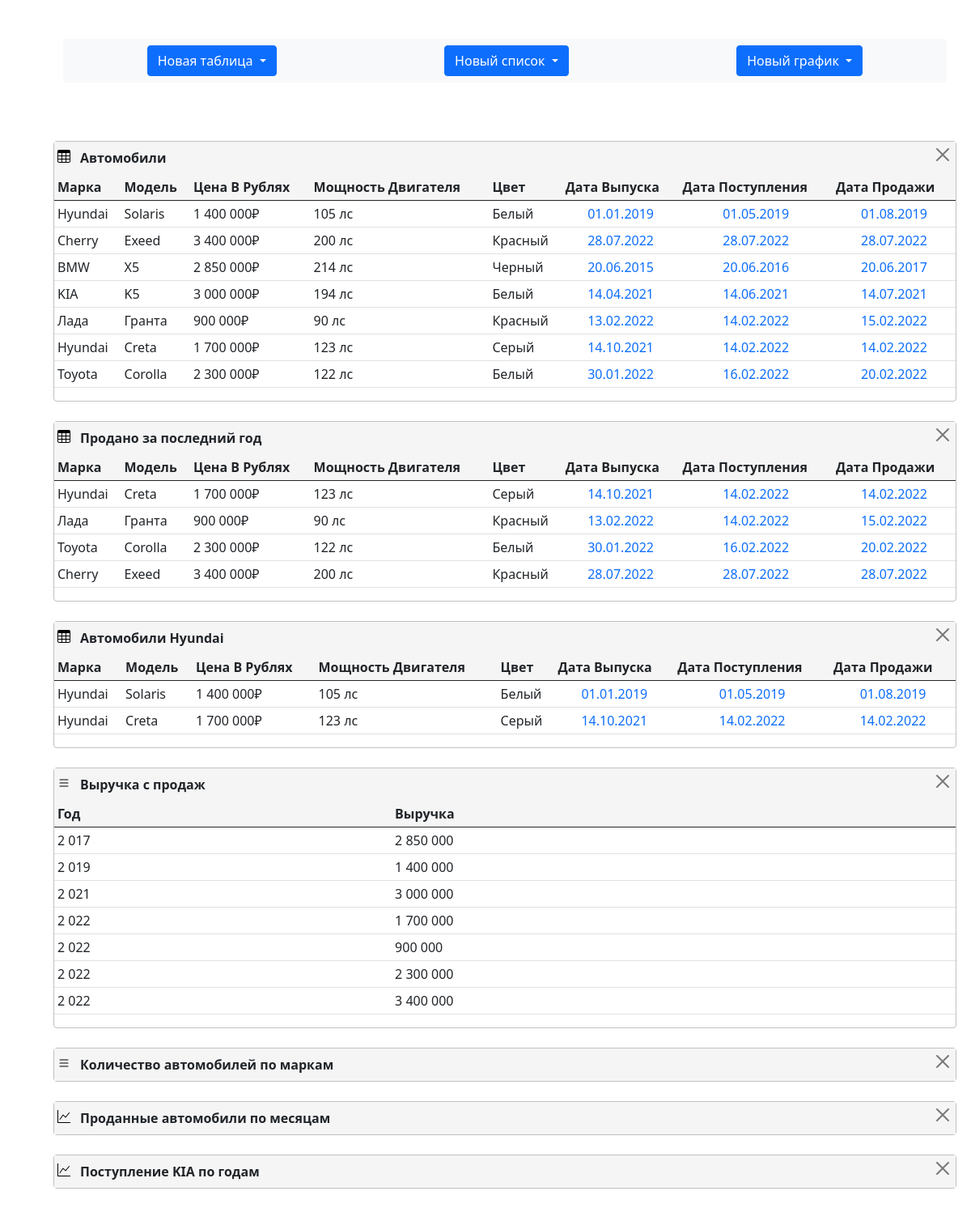
The page / on the database its author committed.
### djangoinvoicelike/models.py (models this page shows, shortened)
class Vehicle(models.Model):
    brand = models.CharField(verbose_name='Марка', max_length=200)
    model = models.CharField(verbose_name='Модель', max_length=200)
    price = models.IntegerField(verbose_name='Цена в рублях', null=True)
    power = models.IntegerField(verbose_name='Мощность двигателя')
    colour = models.CharField(verbose_name='Цвет', max_length=200)
    release_date = models.DateField(verbose_name='Дата выпуска')
    delivery_date = models.DateField(verbose_name='Дата поступления')
    sale_date = models.DateField(verbose_name='Дата продажи', default=None)

### djangoinvoicelike/views.py (the view)
# urls.py: path('', views.main_page),
def main_page(request):
    user_dashboards = Dashboard_set.objects.all()
    dash_types = []
    for dashboard in user_dashboards:
        dash_types.append(dashboard.name)
    data = {}
    data['carset'] = Vehicle.objects.all()
    data['last_year'] = Vehicle.objects.filter(sale_date__gte=datetime.date(2022, 1, 1)).order_by('sale_date')
    names = [f.verbose_name.title() for f in Vehicle._meta.get_fields()][1:]
    data['income'] = Vehicle.objects.values('sale_date', 'price').order_by('sale_date')
    return render(request, 'djangoinvoicelike/index.html',
                  {'data': data,
                   'names': names,
                   'dash_types': dash_types}
                  )

### djangoinvoicelike/templates/djangoinvoicelike/index.html (shortened to what this page needs)
<!DOCTYPE html>
{% load static %}
<html lang="en">
<head>
    <link href="{% static 'css/bootstrap.css' %}" rel="stylesheet">
    <link href="{% static 'css/styles.css' %}" rel="stylesheet">
</head>
<body>
    <header>
        <div class="container p-4">
            <div class="d-flex justify-content-around bg-light rounded m-4 col-12">
                <div class="p-2 dropdown bg-light">
                      <button class="btn btn-primary dropdown-toggle" type="button" id="dropdownMenuButton" data-toggle="dropdown" aria-haspopup="true" aria-expanded="false">
                        Новая таблица
                      </button>
                </div>
                <div class="p-2 dropdown">
                      <button class="btn btn-primary dropdown-toggle" type="button" id="dropdownMenuButton" data-toggle="dropdown" aria-haspopup="true" aria-expanded="false">
                        Новый список
                      </button>
                </div>
                <div class="p-2 dropdown">
                      <button class="btn btn-primary dropdown-toggle" type="button" id="dropdownMenuButton" data-toggle="dropdown" aria-haspopup="true" aria-expanded="false">
                        Новый график
                      </button>
                </div>
                </div>
            </div>
    </header>
    <div class="container-md">
        <div class="row">
            <div>
                {% for dash_type in dash_types %}
                    <div class="m-4 tablebox rounded col-12">
                            {% include 'djangoinvoicelike/user_dashboard.html' with dash_type=dash_type carset=carset names=names%}
                    </div>
                {% endfor %}
            </div>
        </div>
    </div>
</body>
</html>

### djangoinvoicelike/templates/djangoinvoicelike/user_dashboard.html (shortened to what this page needs)
{% load static %}
{% if dash_type == 'Таблица автомобилей' %}
    {% include 'djangoinvoicelike/dashboards/dashboard_header.html' with name='Автомобили' icon='table' %}
    {% include 'djangoinvoicelike/dashboards/table_full_carset.html' with carset=data.carset names=names %}
{% elif dash_type == 'Продано за последний год' %}
    {% include 'djangoinvoicelike/dashboards/dashboard_header.html' with name='Продано за последний год' icon='table' %}
    {% include 'djangoinvoicelike/dashboards/table_last_year_sales.html' with carset=data.last_year names=names %}
{% elif dash_type == 'Проданные Hyundai' %}
    {% include 'djangoinvoicelike/dashboards/dashboard_header.html' with name='Автомобили Hyundai' icon='table' %}
    {% include 'djangoinvoicelike/dashboards/table_hyundai.html' with carset=data.carset names=names %}
{% elif dash_type == 'Выручка с продаж' %}
    {% include 'djangoinvoicelike/dashboards/dashboard_header.html' with name='Выручка с продаж' icon='list' %}
    {% include 'djangoinvoicelike/dashboards/list_income.html' with income=data.income names=names %}
{% elif dash_type == 'Количество автомобилей по маркам' %}
    {% include 'djangoinvoicelike/dashboards/dashboard_header.html' with name='Количество автомобилей по маркам' icon='list' %}
{% elif dash_type == 'Проданные автомобили по месяцам' %}
    {% include 'djangoinvoicelike/dashboards/dashboard_header.html' with name='Проданные автомобили по месяцам' icon='graph-up' %}
{% elif dash_type == 'Поступление автомобилей KIA по годам' %}
    {% include 'djangoinvoicelike/dashboards/dashboard_header.html' with name='Поступление KIA по годам' icon='graph-up' %}
{% else %}
    {% include 'djangoinvoicelike/dashboards/dashboard_header.html' with name='404 not found' %}
{% endif %}

### djangoinvoicelike/templates/djangoinvoicelike/dashboards/dashboard_header.html
{% load static %}
<div class="d-flex back-color">
    {% if icon == 'table' %}
        <div class="p-1"><img src='{% static "img/table.svg" %}'></div>
    {% elif icon == 'list' %}
        <div class="p-1"><img src='{% static "img/list.svg" %}'></div>
    {% elif icon == 'graph-up' %}
        <div class="p-1"><img src='{% static "img/graph-up.svg" %}'></div>
            {% endif %}
    <div class="p-2"><strong>{{ name }}</strong></div>
    <div class="ms-auto p-1">
        <button type="button"
                class="btn-close btn-primary"
                aria-label="Close"
                onclick="delete_current_table(this);">
        </button>
    </div>
</div>

### djangoinvoicelike/templates/djangoinvoicelike/dashboards/table_full_carset.html
{% load static %}
<table class="table table-hover table-sm">
    <thead class="back-color">
        {% for name in names %}
            <th>{{ name }}</th>
        {% endfor %}
    </thead>
    <tbody class="">
        {% for element in carset %}
            <tr class="class=d-flex justify-content-around">
                <td>{{ element.brand }}</td>
                <td>{{ element.model }}</td>
                <td>{{ element.price }}₽</td>
                <td>{{ element.power }} лс</td>
                <td>{{ element.colour }}</td>
                <td align="center" class="text-primary">{{ element.release_date |date:"d.m.Y" }}</td>
                <td align="center" class="text-primary">{{ element.delivery_date |date:"d.m.Y" }}</td>
                <td align="center" class="text-primary">{{ element.sale_date |date:"d.m.Y" }}</td>
            </tr>
        {% endfor %}
    </tbody>
</table>

### djangoinvoicelike/templates/djangoinvoicelike/dashboards/table_last_year_sales.html
{% load static %}
<table class="table table-hover table-sm">
    <thead class="back-color">
        {% for name in names %}
            <th>{{ name }}</th>
        {% endfor %}
    </thead>
    <tbody>
        {% for element in carset %}
            <tr class="">
                <td>{{ element.brand }}</td>
                <td>{{ element.model }}</td>
                <td>{{ element.price }}₽</td>
                <td>{{ element.power }} лс</td>
                <td>{{ element.colour }}</td>
                <td align="center" class="text-primary">{{ element.release_date |date:"d.m.Y" }}</td>
                <td align="center" class="text-primary">{{ element.delivery_date |date:"d.m.Y" }}</td>
                <td align="center" class="text-primary">{{ element.sale_date |date:"d.m.Y" }}</td>
            </tr>
        {% endfor %}
    </tbody>
</table>

### djangoinvoicelike/templates/djangoinvoicelike/dashboards/table_hyundai.html
{% load static %}
<table class="table table-hover table-sm">
    <thead class="back-color">
        {% for name in names %}
            <th>{{ name }}</th>
        {% endfor %}
    </thead>
    <tbody>
        {% for element in carset %}
            {% if element.brand == 'Hyundai' %}
                <tr class="">
                    <td>{{ element.brand }}</td>
                    <td>{{ element.model }}</td>
                    <td>{{ element.price }}₽</td>
                    <td>{{ element.power }} лс</td>
                    <td>{{ element.colour }}</td>
                    <td align="center" class="text-primary">{{ element.release_date |date:"d.m.Y" }}</td>
                    <td align="center" class="text-primary">{{ element.delivery_date |date:"d.m.Y" }}</td>
                    <td align="center" class="text-primary">{{ element.sale_date |date:"d.m.Y" }}</td>
                </tr>
            {% endif %}
        {% endfor %}
    </tbody>
</table>

### djangoinvoicelike/templates/djangoinvoicelike/dashboards/list_income.html
{% load static %}
<table class="table table-hover table-sm">
    <thead class="back-color">
            <th>Год</th>
            <th>Выручка</th>
    </thead>
    <tbody>
        {% for element in income %}
            <tr class="">
                <td>{{ element.sale_date.year }}</td>
                <td>{{ element.price }}</td>
            </tr>
        {% endfor %}
    </tbody>
</table>

### djangoinvoicelike/templates/djangoinvoicelike/dashboards/list_car_amount_by_brand.html
{% load static %}

### djangoinvoicelike/templates/djangoinvoicelike/dashboards/chart_sold_cars_by_mounths.html
{% load static %}

### djangoinvoicelike/templates/djangoinvoicelike/dashboards/chart_kia_delivery_by_years.html
{% load static %}

### djangoinvoicelike/static/css/styles.css (style rules this page uses)
.tablebox { border: 1px solid Silver; }
.back-color { background-color: rgb(245, 245, 245); }

### rows shown on the page
Vehicle: brand "Hyundai", model "Solaris", price "1 400 000", power "105", colour "Белый", release_date "01.01.2019", delivery_date "01.05.2019", sale_date "01.08.2019"
Vehicle: brand "Cherry", model "Exeed", price "3 400 000", power "200", colour "Красный", release_date "28.07.2022", delivery_date "28.07.2022", sale_date "28.07.2022"
Vehicle: brand "BMW", model "X5", price "2 850 000", power "214", colour "Черный", release_date "20.06.2015", delivery_date "20.06.2016", sale_date "20.06.2017"
Vehicle: brand "KIA", model "K5", price "3 000 000", power "194", colour "Белый", release_date "14.04.2021", delivery_date "14.06.2021", sale_date "14.07.2021"
Vehicle: brand "Лада", model "Гранта", price "900 000", power "90", colour "Красный", release_date "13.02.2022", delivery_date "14.02.2022", sale_date "15.02.2022"
Vehicle: brand "Hyundai", model "Creta", price "1 700 000", power "123", colour "Серый", release_date "14.10.2021", delivery_date "14.02.2022", sale_date "14.02.2022"
Vehicle: brand "Toyota", model "Corolla", price "2 300 000", power "122", colour "Белый", release_date "30.01.2022", delivery_date "16.02.2022", sale_date "20.02.2022"

### other values the page prints
{{ name }} "Автомобили" "Продано за последний год" "Автомобили Hyundai" "Выручка с продаж" "Количество автомобилей по маркам" "Проданные автомобили по месяцам" "Поступление KIA по годам"
{{ name }} "Марка" "Модель" "Цена В Рублях" "Мощность Двигателя" "Цвет" "Дата Выпуска" "Дата Поступления" "Дата Продажи"
{{ element.sale_date.year }} "2 017" "2 019" "2 021" "2 022" "2 022" "2 022" "2 022"
{{ element.price }} "2 850 000" "1 400 000" "3 000 000" "1 700 000" "900 000" "2 300 000" "3 400 000"
